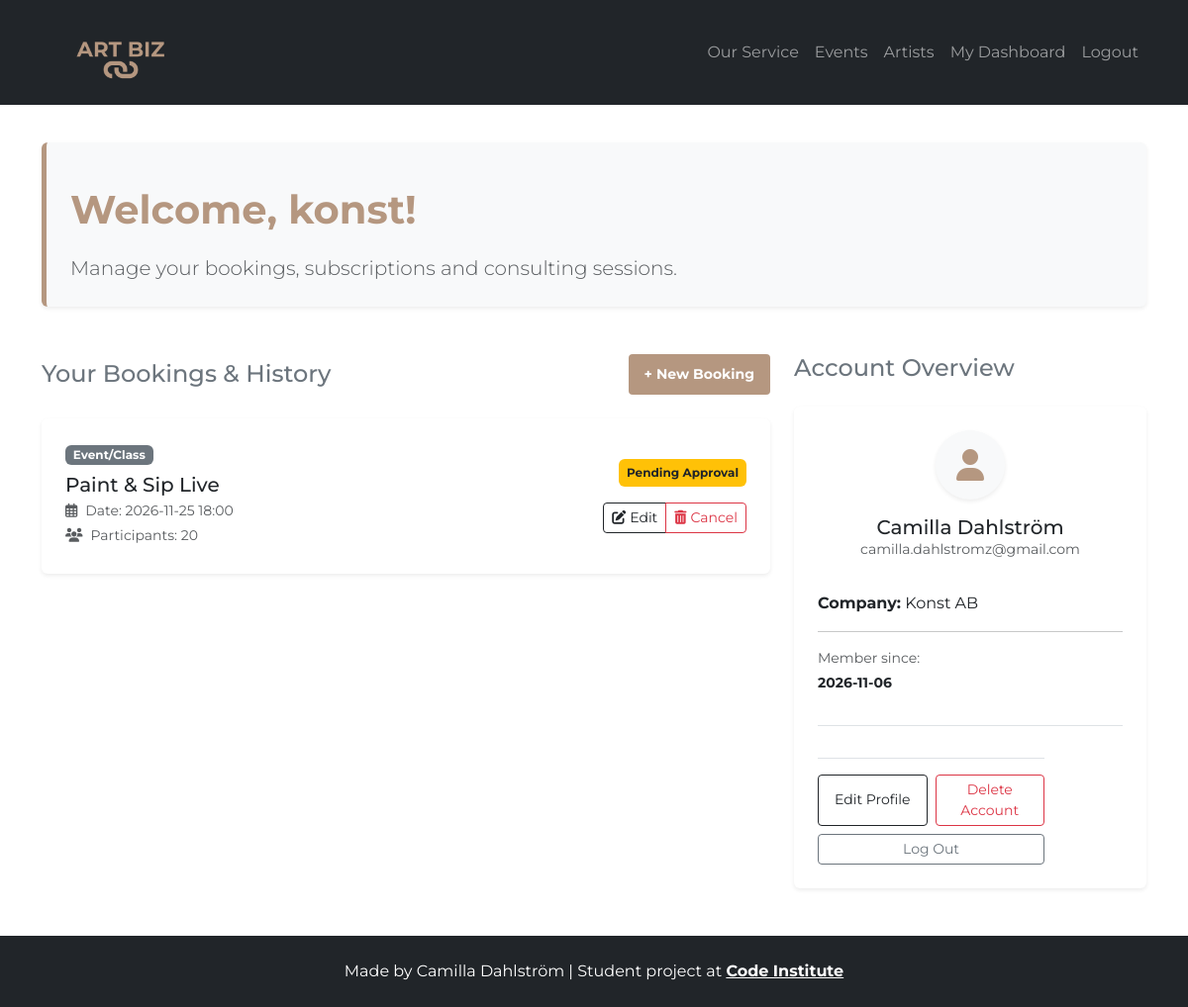
The page /accounts/dashboard/ (signed in) on the database its author committed.
### bookings/models.py (models this page shows, shortened)
class Booking(models.Model):
    STATUS_CHOICES = [
        ('pending', 'Väntar på godkännande'),
        ('confirmed', 'Bekräftad'),
        ('cancelled', 'Avbokad'),
    ]
    user = models.ForeignKey(User, on_delete=models.CASCADE, related_name='bookings')
    service = models.ForeignKey(Service, on_delete=models.PROTECT, related_name='booked_services')
    booking_date = models.DateTimeField()
    number_of_participants = models.PositiveIntegerField(default=5)
    created_at = models.DateTimeField(auto_now_add=True)
    status = models.CharField(max_length=20, choices=STATUS_CHOICES, default='pending')
    notes = models.TextField(blank=True, null=True)

class Service(models.Model):
    SERVICE_TYPES = [
        ('event', 'Event/Class'),
        ('consulting', 'Consulting'),
        ('subscription', 'Subscription'),
    ]
    title = models.CharField(max_length=200)
    description = models.TextField()
    price = models.DecimalField(max_digits=8, decimal_places=2)
    service_type = models.CharField(max_length=20, choices=SERVICE_TYPES, default='event')
    image_url = models.URLField(max_length=1024, blank=True, null=True)

### subscriptions/models.py (models this page shows, shortened)
class UserProfile(models.Model):
    user = models.OneToOneField(User, on_delete=models.CASCADE)
    company_name = models.CharField(max_length=100, blank=True, null=True)

### bookings/views.py (the view)
# urls.py: path('accounts/dashboard/', dashboard, name='dashboard'),
@login_required
def dashboard(request):
    user_bookings = Booking.objects.filter(user=request.user).order_by('-booking_date')
    context = {
        'bookings': user_bookings,
    }
    return render(request, 'account/dashboard.html', context)

### templates/account/dashboard.html (shortened to what this page needs)
{% extends "base.html" %}
{% block content %}
<div class="container py-5 dashboard-container">
    <div class="row mb-5">
        <div class="col-12">
            <div class="p-4 bg-light rounded shadow-sm dashboard-banner">
                <h1 class="display-6 fw-bold page-title">Welcome, {{ request.user.username }}!</h1>
                <p class="lead text-muted small mb-0">Manage your bookings, subscriptions and consulting sessions.</p>
            </div>
        </div>
    </div>
    <div class="row">
        <div class="col-md-8 mb-4">
            <div class="d-flex justify-content-between align-items-center mb-4">
                <h2 class="h4 text-secondary mb-0">Your Bookings &amp; History</h2>
                <a href="{% url 'events' %}" class="btn btn-sm btn-artbiz w-auto px-3">+ New Booking</a>
            </div>
            {% if bookings %}
                {% for booking in bookings %}
                    <div class="card shadow-sm border-0 mb-3">
                        <div class="card-body d-flex flex-column flex-sm-row justify-content-between align-items-sm-center p-4 gap-3">
                            <div>
                                <span class="badge bg-secondary mb-2">{{ booking.service.get_service_type_display }}</span>
                                <h3 class="h5 mb-1 text-dark">{{ booking.service.title }}</h3>
                                <p class="small text-muted mb-1">
                                    <i class="far fa-calendar-alt me-2"></i>Date: {{ booking.booking_date|date:"Y-m-d H:i" }}
                                </p>
                                <p class="small text-muted mb-1">
                                    <i class="fas fa-users me-2"></i>Participants: {{ booking.number_of_participants }}
                                </p>
                            </div>
                            <div class="text-sm-end d-flex flex-column align-items-sm-end gap-2">
                                {% if booking.status == 'confirmed' %}
                                    <span class="badge bg-success p-2">Confirmed</span>
                                {% elif booking.status == 'pending' %}
                                    <span class="badge bg-warning text-dark p-2">Pending Approval</span>
                                {% else %}
                                    <span class="badge bg-danger p-2">Cancelled</span>
                                {% endif %}
                                <div class="btn-group btn-group-sm mt-2" role="group">
                                    <a href="{% url 'edit_booking' booking.id %}" class="btn btn-outline-dark">
                                        <i class="fas fa-edit me-1"></i>Edit
                                    </a>
                                    <button type="button" class="btn btn-outline-danger" data-bs-toggle="modal" data-bs-target="#cancelModal{{ booking.id }}">
                                        <i class="fas fa-trash-alt me-1"></i>Cancel
                                    </button>
                                </div>
                            </div>
                        </div>
                    </div>
                {% endfor %}
            {% endif %}
        </div>
        <div class="col-md-4">
            <h2 class="h4 mb-4 text-secondary">Account Overview</h2>
            <div class="card shadow-sm border-0 p-4 bg-white">
                <div class="text-center mb-3">
                    <div class="rounded-circle bg-light d-inline-flex align-items-center justify-content-center shadow-sm mb-3 avatar-circle">
                        <i class="fas fa-user fa-2x"></i>
                    </div>
                    <h3 class="h5 mb-0 text-dark"> {{ user.first_name }} {{ user.last_name }}</h3>
                    <p class="small text-muted">{{ request.user.email }}</p>
                </div>
                 <p class="mb-0">
                    <strong>Company:</strong>
                   {% if user.userprofile.company_name %}
                   {{ user.userprofile.company_name }}
                   {% else %}
                    <span class="text-muted">No company specified</span>
                     {% endif %}
                 </p>
                <hr>
                <p class="small text-muted mb-1">Member since:</p>
                <p class="small fw-bold text-dark mb-3">{{ request.user.date_joined|date:"Y-m-d" }}</p>
                <div class="mt-3 pt-3 border-top d-flex gap-2">
                <div class="mt-3 pt-3 border-top">
                <div class="row g-2 mb-2">
                 <div class="col-6 d-grid">
                <a href="{% url 'edit_profile' %}" class="btn btn-sm btn-outline-dark d-flex align-items-center justify-content-center">
                Edit Profile
                    </a>
                </div>
                <div class="col-6 d-grid">
                <a href="{% url 'delete_account' %}" class="btn btn-sm btn-outline-danger d-flex align-items-center justify-content-center">
                Delete Account
                    </a>
                 </div>
                     </div>
                <div class="d-grid">
                     <a href="{% url 'account_logout' %}" class="btn btn-sm btn-outline-secondary">
                    Log Out
                      </a>
    </div>
</div>
    </div>
</div>
{% endblock %}

### static/css/style.css (style rules this page uses)
body { padding-top: 96px; overflow-x: hidden; font-family: 'Montserrat', sans-serif; }
.page-title { color: #b59780; margin-bottom: 20px; padding-top: 20px; }
.btn-artbiz { background-color: #b59780; color: #ffffff; font-weight: bold; transition: background-color 0.2s; border: none; width: 100%; padding: 10px; margin-top: auto; }
.dashboard-container { min-height: 80vh; }
.dashboard-banner { border-left: 5px solid #b59780; }
.avatar-circle { width: 70px; height: 70px; color: #b59780; }

### rows shown on the page
Booking: service.service_type "Event/Class", service "Paint & Sip Live", booking_date "2026-11-25 18:00", number_of_participants "20", status "Pending Approval"

### other values the page prints
{{ request.user.username }} "konst"
{{ user.first_name }} "Camilla"
{{ user.last_name }} "Dahlström"
{{ request.user.email }} "camilla.dahlstromz@gmail.com"
{{ user.userprofile.company_name }} "Konst AB"
{{ request.user.date_joined|date:"Y-m-d" }} "2026-11-06"
